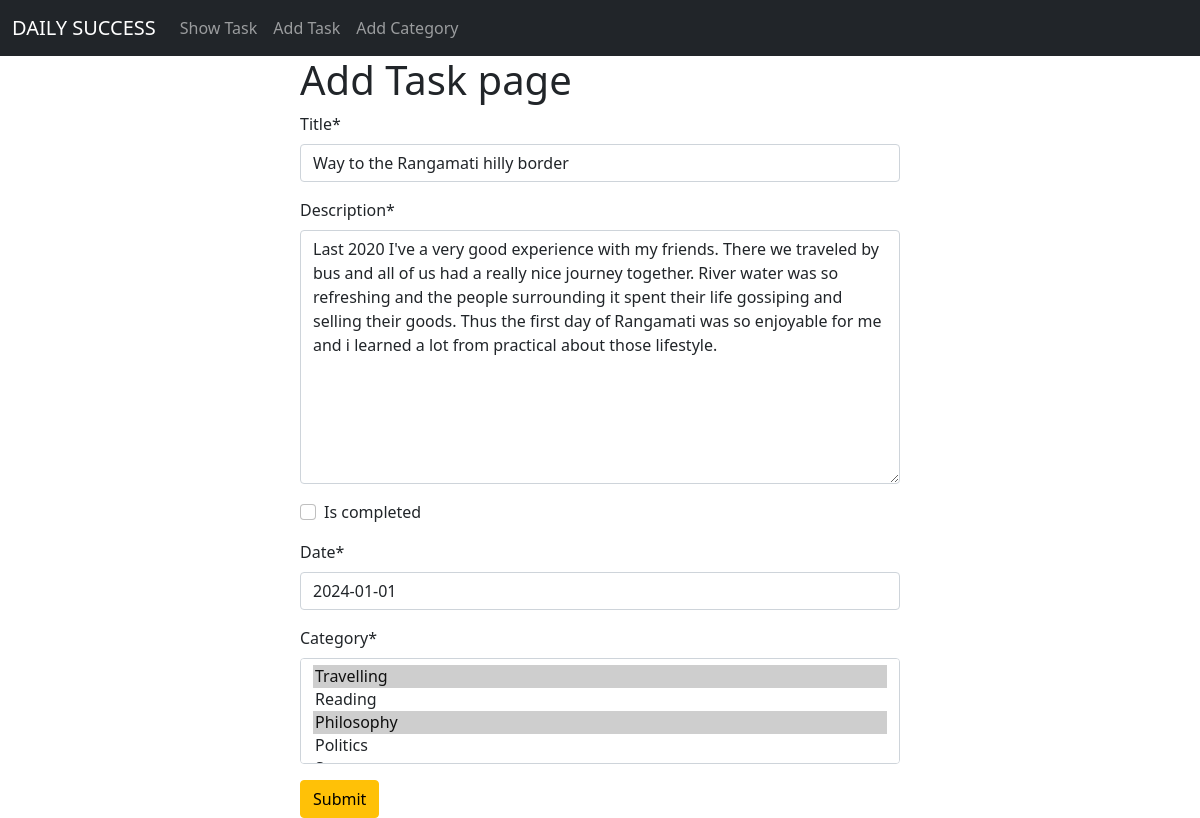
Screenshot of /post/edit/1 with the database file from the repository.
### posts/models.py (models this page shows, shortened)
class TaskModel(models.Model):
    title =  models.CharField(max_length=50)
    description = models.TextField()
    is_completed = models.BooleanField(default=False)
    date = models.DateField()
    category = models.ManyToManyField(TaskCategory)

### posts/views.py (the view)
# urls.py: path('edit/<int:id>', views.edit_task, name='edit_task'),
def edit_task(request, id):
    task = models.TaskModel.objects.get(pk=id)
    task_form = forms.TaskModelForm(instance=task)
    if request.method == 'POST':
        task_form = forms.TaskModelForm(request.POST, instance=task)
        if task_form.is_valid():
            task_form.save()
            return redirect('homepage')
    return render(request, 'add_task.html', {'form' : task_form})

### posts/forms.py
class TaskModelForm(forms.ModelForm):
    class Meta:
        model = TaskModel
        fields = '__all__'

### categories/models.py (called while the page is built)
    def __str__(self):
        return self.name

### posts/templates/add_task.html (shortened to what this page needs)
{% extends 'base.html' %}
{%  load crispy_forms_tags %}
{% block content %}
<form style="width:50% ; margin : auto" method="post">
    <h1>Add Task page</h1>
{{form | crispy}}
<button class="btn btn-warning">Submit</button>
</form>
{% endblock %}

### rows the page displays
TaskModel: title "Way to the Rangamati hilly border", description "Last 2020 I've a very good experience with my friends. There we traveled by bus and all of us had a really nice journey together. River water was so refreshing and the people surrounding it spent their life gossiping and selling their goods. Thus the first day of Rangamati was so enjoyable for me and i learned a lot from practical about those lifestyle.", date "2024-01-01"
